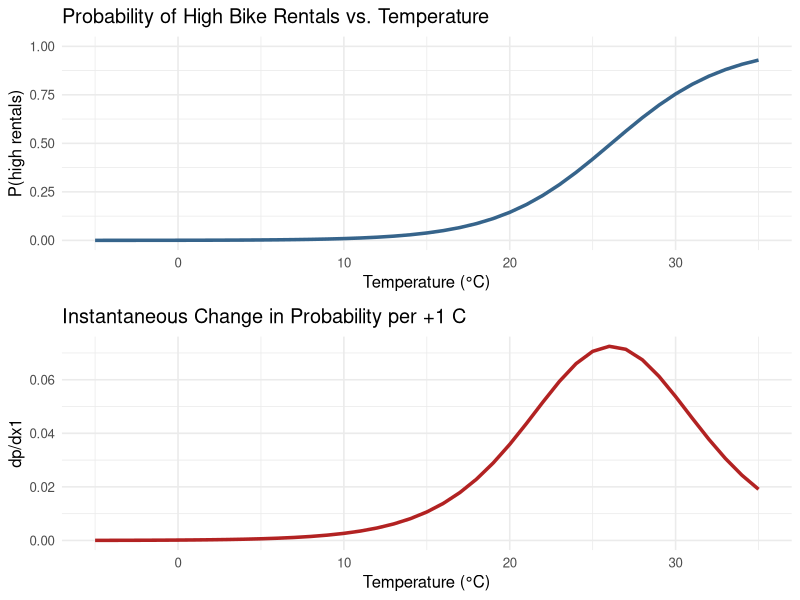

Here is the R script that generated this plot:
# ---------------------------------------------
# Logistic-regression effect of temperature
# ---------------------------------------------
library(ggplot2)
library(gridExtra)

## coefficients
beta0 <- -8.52 + 0.9426783
beta1 <-  0.29

## temperature grid
Tseq <- -5:35
eta  <- beta0 + beta1 * Tseq
p    <- 1 / (1 + exp(-eta))                # predicted probability
dp   <- p * (1 - p) * beta1               # marginal effect

## data frame
df <- data.frame(
    temp = Tseq,
    prob = p,
    dprob_dT = dp
)

## plot
p1 = ggplot(df, aes(temp, prob)) +
    geom_line(color = "steelblue4", size = 1.2) +
    labs(
        x = "Temperature (°C)",
        y = "P(high rentals)",
        title = "Probability of High Bike Rentals vs. Temperature"
    ) + ylim(0,1) +
    theme_minimal(base_size = 12)

## plot marginal change
p2 = ggplot(df, aes(temp, dprob_dT)) +
    geom_line(color = "firebrick", size = 1.2) +
    labs(
        x = "Temperature (°C)",
        y = "dp/dx1",
        title = "Instantaneous Change in Probability per +1 C"
    ) +
    theme_minimal(base_size = 12)

grid.arrange(p1, p2, nrow = 2)
